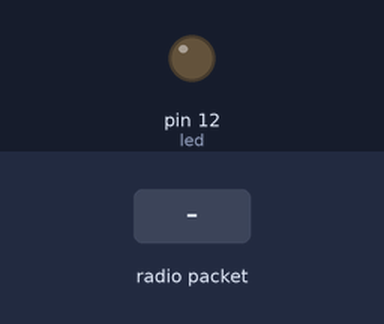
This sketch was run on a simulated Arduino Uno, built with avr-gcc and run on an emulated ATmega328P. Parts: output pins drawn as LEDs (lit = HIGH). Inputs (shaded band) come from the test bench. No radio packets arrive unless stated.

Above: at 1.2 s.
1.3 s: radio packet "E" arrives
At 2.0 s:
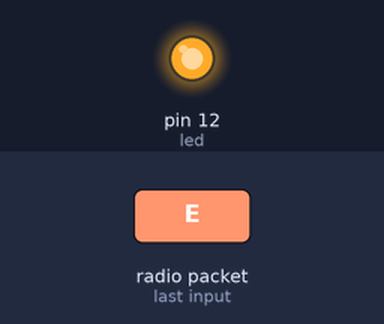
2.8 s: radio packet "A" arrives
At 3.1 s:
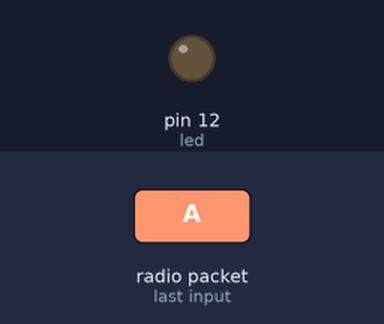
Timing chart, 0 to 5.8 s (numbered marks = the images above; inputs shaded):
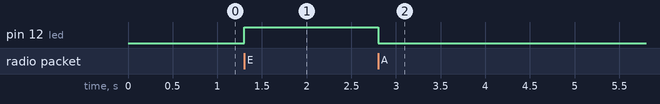

The sketch:

Receptor_ino.ino
```cpp
#include <VirtualWire.h>  //incluimos la libreria de virtualwire

int led = 12; //Asignamos el 12 a la variable led

void setup() {
vw_setup(7000);        //Seleccionamos la velocidad de transmision de datos
vw_rx_start();         //Iniciamos la comunicación
pinMode(led, OUTPUT);  //Asignamos la variable led como salida
}

void loop(){
uint8_t msg[VW_MAX_MESSAGE_LEN];
uint8_t len = VW_MAX_MESSAGE_LEN;

if (vw_get_message(msg, &len)){  //Condicion para ver si hay mensaje
if ( msg[0] == 'E') {            //Si el mensaje es una E
digitalWrite(led, HIGH);         //Encendemos el LED
}
else if (msg[0] == 'A'){         // Si es una A
digitalWrite(led, LOW);        //Apagamos el led
}
}
}
```

Measured:
- after the input at 1.3 s, pin 12 (led): LOW → HIGH at once
- after the input at 2.8 s, pin 12 (led): HIGH → LOW at once
